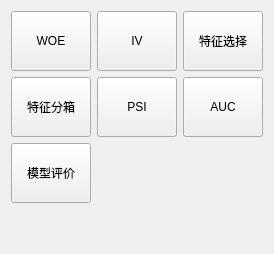
          <widget class="QWidget" name="page_assess">
           <layout class="QGridLayout" name="gridLayout_7">
            <item row="1" column="3">
             <widget class="QToolButton" name="btn_assess_auc">
              <property name="minimumSize">
               <size>
                <width>80</width>
                <height>60</height>
               </size>
              </property>
              <property name="maximumSize">
               <size>
                <width>80</width>
                <height>60</height>
               </size>
              </property>
              <property name="text">
               <string>AUC</string>
              </property>
              <property name="icon">
               <iconset resource="../pyqtsource.qrc">
                <normaloff>:/pyqt/source/images/formfilternavigator.png</normaloff>:/pyqt/source/images/formfilternavigator.png</iconset>
              </property>
              <property name="iconSize">
               <size>
                <width>32</width>
                <height>32</height>
               </size>
              </property>
              <property name="toolButtonStyle">
               <enum>Qt::ToolButtonTextUnderIcon</enum>
              </property>
             </widget>
            </item>
            <item row="0" column="3">
             <widget class="QToolButton" name="btn_assess_feature_select">
              <property name="minimumSize">
               <size>
                <width>80</width>
                <height>60</height>
               </size>
              </property>
              <property name="maximumSize">
               <size>
                <width>80</width>
                <height>60</height>
               </size>
              </property>
              <property name="text">
               <string>特征选择</string>
              </property>
              <property name="icon">
               <iconset resource="../pyqtsource.qrc">
                <normaloff>:/pyqt/source/images/formfilternavigator.png</normaloff>:/pyqt/source/images/formfilternavigator.png</iconset>
              </property>
              <property name="iconSize">
               <size>
                <width>32</width>
                <height>32</height>
               </size>
              </property>
              <property name="toolButtonStyle">
               <enum>Qt::ToolButtonTextUnderIcon</enum>
              </property>
             </widget>
            </item>
            <item row="0" column="1">
             <widget class="QToolButton" name="btn_assess_iv">
              <property name="minimumSize">
               <size>
                <width>80</width>
                <height>60</height>
               </size>
              </property>
              <property name="maximumSize">
               <size>
                <width>80</width>
                <height>60</height>
               </size>
              </property>
              <property name="text">
               <string>IV</string>
              </property>
              <property name="icon">
               <iconset resource="../pyqtsource.qrc">
                <normaloff>:/pyqt/source/images/columns_52x60.png</normaloff>:/pyqt/source/images/columns_52x60.png</iconset>
              </property>
              <property name="iconSize">
               <size>
                <width>32</width>
                <height>32</height>
               </size>
              </property>
              <property name="toolButtonStyle">
               <enum>Qt::ToolButtonTextUnderIcon</enum>
              </property>
             </widget>
            </item>
            <item row="1" column="0">
             <widget class="QToolButton" name="btn_access_fine">
              <property name="minimumSize">
               <size>
                <width>80</width>
                <height>60</height>
               </size>
              </property>
              <property name="maximumSize">
               <size>
                <width>80</width>
                <height>60</height>
               </size>
              </property>
              <property name="text">
               <string>特征分箱</string>
              </property>
              <property name="icon">
               <iconset resource="../pyqtsource.qrc">
                <normaloff>:/pyqt/source/images/formfilternavigator.png</normaloff>:/pyqt/source/images/formfilternavigator.png</iconset>
              </property>
              <property name="iconSize">
               <size>
                <width>32</width>
                <height>32</height>
               </size>
              </property>
              <property name="toolButtonStyle">
               <enum>Qt::ToolButtonTextUnderIcon</enum>
              </property>
             </widget>
            </item>
            <item row="1" column="1">
             <widget class="QToolButton" name="btn_assess_psi">
              <property name="minimumSize">
               <size>
                <width>80</width>
                <height>60</height>
               </size>
              </property>
              <property name="maximumSize">
               <size>
                <width>80</width>
                <height>60</height>
               </size>
              </property>
              <property name="text">
               <string>PSI</string>
              </property>
              <property name="icon">
               <iconset resource="../pyqtsource.qrc">
                <normaloff>:/pyqt/source/images/formfilternavigator.png</normaloff>:/pyqt/source/images/formfilternavigator.png</iconset>
              </property>
              <property name="iconSize">
               <size>
                <width>32</width>
                <height>32</height>
               </size>
              </property>
              <property name="toolButtonStyle">
               <enum>Qt::ToolButtonTextUnderIcon</enum>
              </property>
             </widget>
            </item>
            <item row="3" column="1">
             <spacer name="verticalSpacer_2">
              <property name="orientation">
               <enum>Qt::Vertical</enum>
              </property>
              <property name="sizeHint" stdset="0">
               <size>
                <width>20</width>
                <height>40</height>
               </size>
              </property>
             </spacer>
            </item>
            <item row="0" column="0">
             <widget class="QToolButton" name="btn_assess_woe">
              <property name="minimumSize">
               <size>
                <width>80</width>
                <height>60</height>
               </size>
              </property>
              <property name="maximumSize">
               <size>
                <width>80</width>
                <height>60</height>
               </size>
              </property>
              <property name="text">
               <string>WOE</string>
              </property>
              <property name="icon">
               <iconset resource="../pyqtsource.qrc">
                <normaloff>:/pyqt/source/images/nostackdirectboth_52x60.png</normaloff>:/pyqt/source/images/nostackdirectboth_52x60.png</iconset>
              </property>
              <property name="iconSize">
               <size>
                <width>32</width>
                <height>32</height>
               </size>
              </property>
              <property name="toolButtonStyle">
               <enum>Qt::ToolButtonTextUnderIcon</enum>
              </property>
             </widget>
            </item>
            <item row="2" column="0">
             <widget class="QToolButton" name="btn_access_model">
              <property name="minimumSize">
               <size>
                <width>80</width>
                <height>60</height>
               </size>
              </property>
              <property name="maximumSize">
               <size>
                <width>80</width>
                <height>60</height>
               </size>
              </property>
              <property name="text">
               <string>模型评价</string>
              </property>
              <property name="icon">
               <iconset resource="../pyqtsource.qrc">
                <normaloff>:/pyqt/source/images/formfilternavigator.png</normaloff>:/pyqt/source/images/formfilternavigator.png</iconset>
              </property>
              <property name="iconSize">
               <size>
                <width>32</width>
                <height>32</height>
               </size>
              </property>
              <property name="toolButtonStyle">
               <enum>Qt::ToolButtonTextUnderIcon</enum>
              </property>
             </widget>
            </item>
           </layout>
          </widget>
